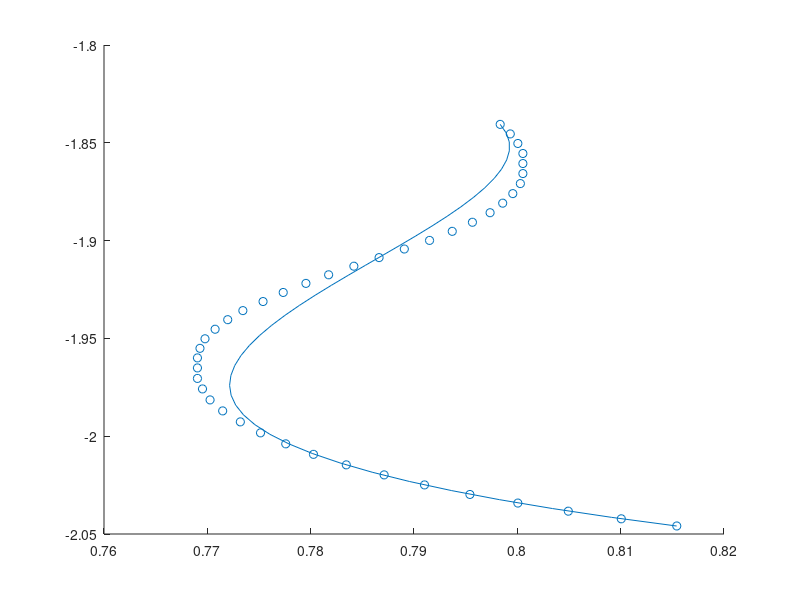

This chart was generated by the following MATLAB code:
Ax = [0.174316, 0.349823, -0.302582, 0.148788];
Ay = [-0.056396, -0.296814, -0.221100, 0.110718];
px = [0.174316, 0.177979, 0.181641, 0.185303, 0.188721, 0.192139, 0.195557, 0.198975, 0.202148, 0.205322, 0.208496, 0.211670, 0.214844, 0.217773, 0.220703, 0.223389, 0.226074, 0.228760, 0.231201, 0.233643, 0.236084, 0.238281, 0.240479, 0.242432, 0.244385, 0.246338, 0.248291, 0.250244, 0.252197, 0.254150, 0.255859, 0.257568, 0.259277, 0.260986, 0.262695, 0.264404, 0.266113, 0.267822, 0.269531, 0.271240, 0.272949, 0.274658, 0.276367, 0.278076, 0.279785, 0.281494, 0.283203, 0.284912, 0.286621, 0.288330, 0.290039, 0.291748, 0.293457, 0.295166, 0.296875, 0.298584, 0.300293, 0.302002, 0.303711, 0.305420, 0.307129, 0.308838, 0.310547, 0.312256, 0.313965, 0.315674, 0.317383, 0.319092, 0.320801, 0.322510, 0.324219, 0.325928, 0.327637, 0.329346, 0.331055, 0.332764, 0.334473, 0.336182, 0.337891, 0.339600, 0.341309, 0.343018, 0.344727, 0.346436, 0.348145, 0.349854, 0.351562, 0.353271, 0.354980, 0.356689, 0.358398, 0.360107, 0.361816, 0.363525, 0.365234, 0.366943, 0.368652, 0.370361];
py = [-0.056396, -0.059326, -0.062256, -0.065430, -0.068604, -0.071777, -0.074951, -0.078369, -0.081787, -0.085205, -0.088623, -0.092041, -0.095703, -0.099365, -0.103027, -0.106934, -0.110840, -0.114746, -0.118652, -0.122559, -0.126709, -0.130859, -0.135010, -0.139160, -0.143311, -0.147461, -0.151611, -0.156006, -0.160400, -0.164795, -0.169189, -0.173584, -0.177979, -0.182373, -0.186768, -0.191162, -0.195557, -0.199951, -0.204346, -0.208740, -0.213135, -0.217529, -0.221924, -0.226318, -0.230713, -0.235107, -0.239502, -0.243896, -0.248291, -0.252686, -0.257080, -0.261475, -0.265869, -0.270264, -0.274658, -0.279053, -0.283447, -0.287842, -0.292236, -0.296631, -0.301025, -0.305420, -0.309814, -0.314209, -0.318604, -0.322998, -0.327393, -0.331787, -0.336182, -0.340576, -0.344971, -0.349365, -0.353760, -0.358154, -0.362549, -0.366943, -0.371338, -0.375732, -0.380127, -0.384521, -0.388916, -0.393311, -0.397705, -0.402100, -0.406494, -0.410889, -0.415283, -0.419678, -0.424072, -0.428467, -0.432861, -0.437256, -0.441650, -0.446045, -0.450439, -0.454834, -0.459229, -0.463623];

Ax = [0.144531, 0.398392, 0.020462, -0.139069];
Ay = [0.031006, 0.035568, -0.266190, 0.043396];
px = [0.144531, 0.150635, 0.156494, 0.162354, 0.168457, 0.174316, 0.180176, 0.186035, 0.191895, 0.197754, 0.203613, 0.209473, 0.215332, 0.221191, 0.227051, 0.232910, 0.238525, 0.244141, 0.249756, 0.255371, 0.260986, 0.266357, 0.271729, 0.277100, 0.282471, 0.287598, 0.292725, 0.297852, 0.302979, 0.308105, 0.312988, 0.317871, 0.322510, 0.327148, 0.331787, 0.336426, 0.341064, 0.345459, 0.349854, 0.354248, 0.358398, 0.362549, 0.366699, 0.370605, 0.374512, 0.378174, 0.381592, 0.385010, 0.388428, 0.391602, 0.394531, 0.397217, 0.399902, 0.402588, 0.405029, 0.407471, 0.409668, 0.411621, 0.413330, 0.415039, 0.416504, 0.417969, 0.419189, 0.420410, 0.421387, 0.422363, 0.423096, 0.423828, 0.424316];
py = [0.031006, 0.031494, 0.031982, 0.032227, 0.032471, 0.032715, 0.032959, 0.032959, 0.032959, 0.032959, 0.032959, 0.032715, 0.032471, 0.031982, 0.031494, 0.031006, 0.030029, 0.029053, 0.027832, 0.026611, 0.025146, 0.023682, 0.022217, 0.020508, 0.018555, 0.016357, 0.014160, 0.011719, 0.009277, 0.006836, 0.004150, 0.001465, -0.001465, -0.004395, -0.007568, -0.010742, -0.013916, -0.017090, -0.020508, -0.023926, -0.027588, -0.031250, -0.034912, -0.038574, -0.042480, -0.046387, -0.050537, -0.054688, -0.058838, -0.063232, -0.067627, -0.072021, -0.076660, -0.081299, -0.085938, -0.090820, -0.095703, -0.100586, -0.105469, -0.110352, -0.115479, -0.120361, -0.125488, -0.130615, -0.135742, -0.140869, -0.145996, -0.151123, -0.156250];

Ax = [0.798340, 0.031631, -0.288986, 0.274429];
Ay = [-1.840576, -0.185532, -0.060379, 0.040573];
px = [0.798340, 0.799316, 0.800049, 0.800537, 0.800537, 0.800537, 0.800293, 0.799561, 0.798584, 0.797363, 0.795654, 0.793701, 0.791504, 0.789062, 0.786621, 0.784180, 0.781738, 0.779541, 0.777344, 0.775391, 0.773438, 0.771973, 0.770752, 0.769775, 0.769287, 0.769043, 0.769043, 0.769043, 0.769531, 0.770264, 0.771484, 0.773193, 0.775146, 0.777588, 0.780273, 0.783447, 0.787109, 0.791016, 0.795410, 0.800049, 0.804932, 0.810059, 0.815430];
py = [-1.840576, -1.845459, -1.850342, -1.855469, -1.860596, -1.865723, -1.870850, -1.875977, -1.880859, -1.885742, -1.890625, -1.895264, -1.899902, -1.904297, -1.908691, -1.913086, -1.917480, -1.921875, -1.926514, -1.931152, -1.935791, -1.940430, -1.945312, -1.950195, -1.955078, -1.959961, -1.965088, -1.970459, -1.975830, -1.981445, -1.987061, -1.992676, -1.998291, -2.003906, -2.009277, -2.014648, -2.019775, -2.024902, -2.029785, -2.034180, -2.038330, -2.042236, -2.045898];

t = linspace(0, 1, length(px));

bx = Ax(1) + Ax(2)*t + Ax(3)*t.^2 + Ax(4)*t.^3;
by = Ay(1) + Ay(2)*t + Ay(3)*t.^2 + Ay(4)*t.^3;

hold off
scatter(px, py);
hold on
plot(bx, by);

